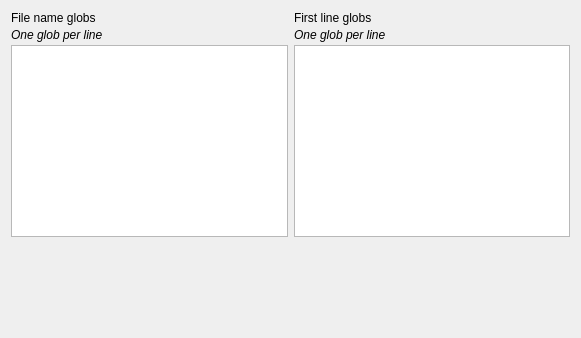
<?xml version="1.0" encoding="UTF-8"?>
<ui version="4.0">
 <class>Form</class>
 <widget class="QWidget" name="Form">
  <property name="geometry">
   <rect>
    <x>0</x>
    <y>0</y>
    <width>581</width>
    <height>338</height>
   </rect>
  </property>
  <property name="windowTitle">
   <string>Form</string>
  </property>
  <layout class="QVBoxLayout" name="verticalLayout">
   <item>
    <layout class="QGridLayout" name="gridLayout">
     <property name="verticalSpacing">
      <number>3</number>
     </property>
     <item row="0" column="0">
      <widget class="QLabel" name="label">
       <property name="text">
        <string>File name globs</string>
       </property>
       <property name="wordWrap">
        <bool>true</bool>
       </property>
      </widget>
     </item>
     <item row="0" column="1">
      <widget class="QLabel" name="label_2">
       <property name="text">
        <string>First line globs</string>
       </property>
      </widget>
     </item>
     <item row="2" column="0">
      <widget class="QPlainTextEdit" name="pteFileNameGlobs"/>
     </item>
     <item row="2" column="1">
      <widget class="QPlainTextEdit" name="pteFrstLineGlobs"/>
     </item>
     <item row="1" column="0">
      <widget class="QLabel" name="label_3">
       <property name="font">
        <font>
         <italic>true</italic>
        </font>
       </property>
       <property name="text">
        <string>One glob per line</string>
       </property>
      </widget>
     </item>
     <item row="1" column="1">
      <widget class="QLabel" name="label_4">
       <property name="font">
        <font>
         <italic>true</italic>
        </font>
       </property>
       <property name="text">
        <string>One glob per line</string>
       </property>
      </widget>
     </item>
    </layout>
   </item>
   <item>
    <spacer name="verticalSpacer">
     <property name="orientation">
      <enum>Qt::Vertical</enum>
     </property>
     <property name="sizeHint" stdset="0">
      <size>
       <width>20</width>
       <height>77</height>
      </size>
     </property>
    </spacer>
   </item>
  </layout>
 </widget>
 <resources/>
 <connections/>
</ui>
